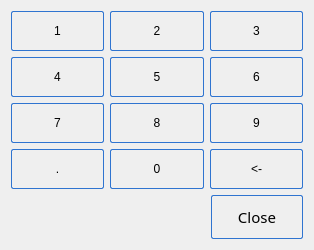
<?xml version="1.0" encoding="UTF-8"?>
<ui version="4.0">
 <class>MyInputPanelForm</class>
 <widget class="QWidget" name="MyInputPanelForm">
  <property name="geometry">
   <rect>
    <x>0</x>
    <y>0</y>
    <width>314</width>
    <height>250</height>
   </rect>
  </property>
  <property name="windowTitle">
   <string>Input Panel</string>
  </property>
  <property name="styleSheet">
   <string notr="true"> QPushButton {
border: 1px solid #2f74d0;
font: 11pt &quot;文泉驿等宽微米黑&quot;;
border-radius: 2px;
padding: 5px;
background: qradialgradient(cx: 0.3, cy: -0.4,
fx: 0.3, fy: -0.4,
radius: 1.35, stop: 0 #fff, stop: 1 #c9e5fe);
min-width: 80px;
}

QPushButton:hover {
background: qradialgradient(cx: 0.3, cy: -0.4,
fx: 0.3, fy: -0.4,
radius: 1.35, stop: 0 #fff, stop: 1 #e4f2fe);
}

 QPushButton:pressed {
background: qradialgradient(cx: 0.4, cy: -0.1,
fx: 0.4, fy: -0.1,
radius: 1.35, stop: 0 #fff, stop: 1 #f1f8fe);
}

QPushButton:disabled { 
background: qradialgradient(cx: 0.4, cy: -0.1,
fx: 0.4, fy: -0.1,
radius: 1.35, stop: 0 #fff, stop: 1 #F1F0EF);
}</string>
  </property>
  <layout class="QVBoxLayout" name="verticalLayout">
   <item>
    <layout class="QGridLayout" name="gridLayout">
     <item row="0" column="0">
      <widget class="QPushButton" name="panelButton_1">
       <property name="sizePolicy">
        <sizepolicy hsizetype="Minimum" vsizetype="Minimum">
         <horstretch>0</horstretch>
         <verstretch>0</verstretch>
        </sizepolicy>
       </property>
       <property name="minimumSize">
        <size>
         <width>92</width>
         <height>40</height>
        </size>
       </property>
       <property name="focusPolicy">
        <enum>Qt::NoFocus</enum>
       </property>
       <property name="text">
        <string>1</string>
       </property>
       <property name="buttonValue" stdset="0">
        <char>
         <unicode>49</unicode>
        </char>
       </property>
      </widget>
     </item>
     <item row="0" column="1">
      <widget class="QPushButton" name="panelButton_2">
       <property name="sizePolicy">
        <sizepolicy hsizetype="Minimum" vsizetype="Minimum">
         <horstretch>0</horstretch>
         <verstretch>0</verstretch>
        </sizepolicy>
       </property>
       <property name="minimumSize">
        <size>
         <width>92</width>
         <height>40</height>
        </size>
       </property>
       <property name="focusPolicy">
        <enum>Qt::NoFocus</enum>
       </property>
       <property name="text">
        <string>2</string>
       </property>
       <property name="buttonValue" stdset="0">
        <char>
         <unicode>50</unicode>
        </char>
       </property>
      </widget>
     </item>
     <item row="0" column="2">
      <widget class="QPushButton" name="panelButton_3">
       <property name="sizePolicy">
        <sizepolicy hsizetype="Minimum" vsizetype="Minimum">
         <horstretch>0</horstretch>
         <verstretch>0</verstretch>
        </sizepolicy>
       </property>
       <property name="minimumSize">
        <size>
         <width>92</width>
         <height>40</height>
        </size>
       </property>
       <property name="focusPolicy">
        <enum>Qt::NoFocus</enum>
       </property>
       <property name="text">
        <string>3</string>
       </property>
       <property name="buttonValue" stdset="0">
        <char>
         <unicode>51</unicode>
        </char>
       </property>
      </widget>
     </item>
     <item row="1" column="0">
      <widget class="QPushButton" name="panelButton_4">
       <property name="sizePolicy">
        <sizepolicy hsizetype="Minimum" vsizetype="Minimum">
         <horstretch>0</horstretch>
         <verstretch>0</verstretch>
        </sizepolicy>
       </property>
       <property name="minimumSize">
        <size>
         <width>92</width>
         <height>40</height>
        </size>
       </property>
       <property name="focusPolicy">
        <enum>Qt::NoFocus</enum>
       </property>
       <property name="text">
        <string>4</string>
       </property>
       <property name="buttonValue" stdset="0">
        <char>
         <unicode>52</unicode>
        </char>
       </property>
      </widget>
     </item>
     <item row="1" column="1">
      <widget class="QPushButton" name="panelButton_5">
       <property name="sizePolicy">
        <sizepolicy hsizetype="Minimum" vsizetype="Minimum">
         <horstretch>0</horstretch>
         <verstretch>0</verstretch>
        </sizepolicy>
       </property>
       <property name="minimumSize">
        <size>
         <width>92</width>
         <height>40</height>
        </size>
       </property>
       <property name="focusPolicy">
        <enum>Qt::NoFocus</enum>
       </property>
       <property name="text">
        <string>5</string>
       </property>
       <property name="buttonValue" stdset="0">
        <char>
         <unicode>53</unicode>
        </char>
       </property>
      </widget>
     </item>
     <item row="1" column="2">
      <widget class="QPushButton" name="panelButton_6">
       <property name="sizePolicy">
        <sizepolicy hsizetype="Minimum" vsizetype="Minimum">
         <horstretch>0</horstretch>
         <verstretch>0</verstretch>
        </sizepolicy>
       </property>
       <property name="minimumSize">
        <size>
         <width>92</width>
         <height>40</height>
        </size>
       </property>
       <property name="focusPolicy">
        <enum>Qt::NoFocus</enum>
       </property>
       <property name="text">
        <string>6</string>
       </property>
       <property name="buttonValue" stdset="0">
        <char>
         <unicode>54</unicode>
        </char>
       </property>
      </widget>
     </item>
     <item row="2" column="0">
      <widget class="QPushButton" name="panelButton_7">
       <property name="sizePolicy">
        <sizepolicy hsizetype="Minimum" vsizetype="Minimum">
         <horstretch>0</horstretch>
         <verstretch>0</verstretch>
        </sizepolicy>
       </property>
       <property name="minimumSize">
        <size>
         <width>92</width>
         <height>40</height>
        </size>
       </property>
       <property name="focusPolicy">
        <enum>Qt::NoFocus</enum>
       </property>
       <property name="text">
        <string>7</string>
       </property>
       <property name="buttonValue" stdset="0">
        <char>
         <unicode>55</unicode>
        </char>
       </property>
      </widget>
     </item>
     <item row="2" column="1">
      <widget class="QPushButton" name="panelButton_8">
       <property name="sizePolicy">
        <sizepolicy hsizetype="Minimum" vsizetype="Minimum">
         <horstretch>0</horstretch>
         <verstretch>0</verstretch>
        </sizepolicy>
       </property>
       <property name="minimumSize">
        <size>
         <width>92</width>
         <height>40</height>
        </size>
       </property>
       <property name="focusPolicy">
        <enum>Qt::NoFocus</enum>
       </property>
       <property name="text">
        <string>8</string>
       </property>
       <property name="buttonValue" stdset="0">
        <char>
         <unicode>56</unicode>
        </char>
       </property>
      </widget>
     </item>
     <item row="2" column="2">
      <widget class="QPushButton" name="panelButton_9">
       <property name="sizePolicy">
        <sizepolicy hsizetype="Minimum" vsizetype="Minimum">
         <horstretch>0</horstretch>
         <verstretch>0</verstretch>
        </sizepolicy>
       </property>
       <property name="minimumSize">
        <size>
         <width>92</width>
         <height>40</height>
        </size>
       </property>
       <property name="focusPolicy">
        <enum>Qt::NoFocus</enum>
       </property>
       <property name="text">
        <string>9</string>
       </property>
       <property name="buttonValue" stdset="0">
        <char>
         <unicode>57</unicode>
        </char>
       </property>
      </widget>
     </item>
     <item row="3" column="0">
      <widget class="QPushButton" name="panelButton_dot">
       <property name="sizePolicy">
        <sizepolicy hsizetype="Minimum" vsizetype="Minimum">
         <horstretch>0</horstretch>
         <verstretch>0</verstretch>
        </sizepolicy>
       </property>
       <property name="minimumSize">
        <size>
         <width>92</width>
         <height>40</height>
        </size>
       </property>
       <property name="focusPolicy">
        <enum>Qt::NoFocus</enum>
       </property>
       <property name="text">
        <string>.</string>
       </property>
       <property name="buttonValue" stdset="0">
        <char>
         <unicode>46</unicode>
        </char>
       </property>
      </widget>
     </item>
     <item row="3" column="1">
      <widget class="QPushButton" name="panelButton_0">
       <property name="sizePolicy">
        <sizepolicy hsizetype="Minimum" vsizetype="Minimum">
         <horstretch>0</horstretch>
         <verstretch>0</verstretch>
        </sizepolicy>
       </property>
       <property name="minimumSize">
        <size>
         <width>92</width>
         <height>40</height>
        </size>
       </property>
       <property name="focusPolicy">
        <enum>Qt::NoFocus</enum>
       </property>
       <property name="text">
        <string>0</string>
       </property>
       <property name="buttonValue" stdset="0">
        <char>
         <unicode>48</unicode>
        </char>
       </property>
      </widget>
     </item>
     <item row="3" column="2">
      <widget class="QPushButton" name="panelButton_bkSpace">
       <property name="sizePolicy">
        <sizepolicy hsizetype="Minimum" vsizetype="Minimum">
         <horstretch>0</horstretch>
         <verstretch>0</verstretch>
        </sizepolicy>
       </property>
       <property name="minimumSize">
        <size>
         <width>92</width>
         <height>40</height>
        </size>
       </property>
       <property name="focusPolicy">
        <enum>Qt::NoFocus</enum>
       </property>
       <property name="text">
        <string>&lt;-</string>
       </property>
       <property name="buttonValue" stdset="0">
        <char>
         <unicode>45</unicode>
        </char>
       </property>
      </widget>
     </item>
    </layout>
   </item>
   <item>
    <layout class="QHBoxLayout" name="horizontalLayout">
     <item>
      <spacer name="horizontalSpacer">
       <property name="orientation">
        <enum>Qt::Horizontal</enum>
       </property>
       <property name="sizeHint" stdset="0">
        <size>
         <width>40</width>
         <height>20</height>
        </size>
       </property>
      </spacer>
     </item>
     <item>
      <widget class="QPushButton" name="closeButton">
       <property name="sizePolicy">
        <sizepolicy hsizetype="Minimum" vsizetype="Preferred">
         <horstretch>0</horstretch>
         <verstretch>0</verstretch>
        </sizepolicy>
       </property>
       <property name="font">
        <font>
         <family>文泉驿等宽微米黑</family>
         <pointsize>11</pointsize>
         <weight>50</weight>
         <italic>false</italic>
         <bold>false</bold>
        </font>
       </property>
       <property name="focusPolicy">
        <enum>Qt::NoFocus</enum>
       </property>
       <property name="text">
        <string>Close</string>
       </property>
      </widget>
     </item>
    </layout>
   </item>
  </layout>
 </widget>
 <resources/>
 <connections>
  <connection>
   <sender>closeButton</sender>
   <signal>clicked()</signal>
   <receiver>MyInputPanelForm</receiver>
   <slot>hide()</slot>
   <hints>
    <hint type="sourcelabel">
     <x>114</x>
     <y>209</y>
    </hint>
    <hint type="destinationlabel">
     <x>83</x>
     <y>116</y>
    </hint>
   </hints>
  </connection>
 </connections>
</ui>
